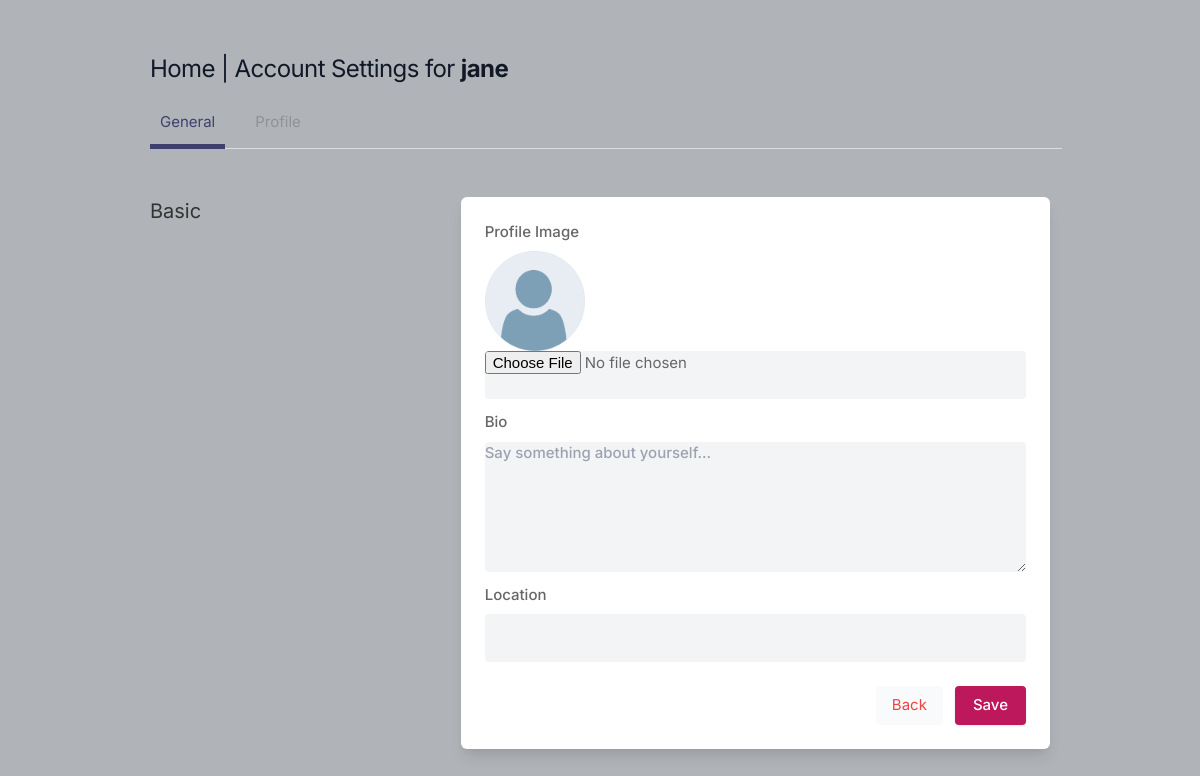
Page /settings (signed in) on the earlier database version.
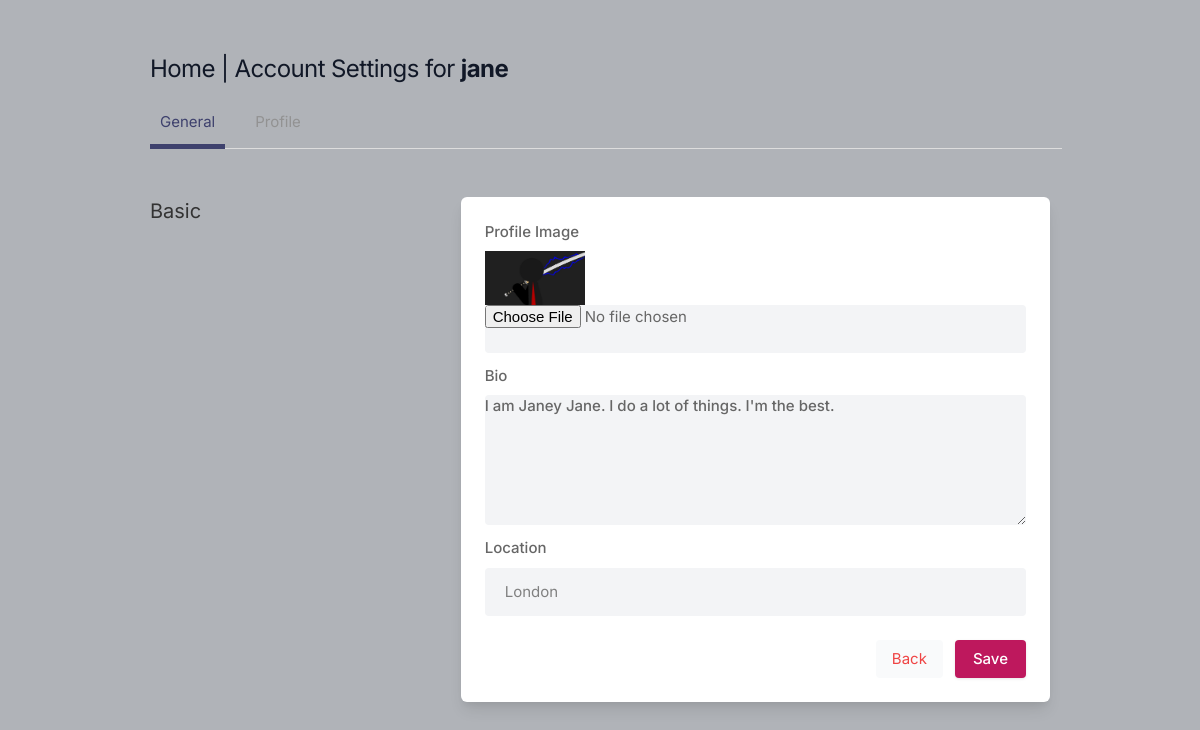
Same page on the later database version.
### core/models.py (models this page shows, shortened)
class Profile(models.Model):
    user = models.ForeignKey(User, on_delete=models.CASCADE)
    id_user = models.IntegerField()
    bio = models.TextField(blank=True)
    profileimg = models.ImageField(upload_to='profile_images', default='blank-profile-picture.png')
    location = models.CharField(max_length=100, blank=True)

### core/views.py (the view, shortened to what this page needs)
# urls.py: path('settings', views.settings, name='settings'),
@login_required(login_url='login')
def settings(request):
    user_profile = Profile.objects.get(user=request.user)
    return render(request, 'settings.html', {'user_profile':user_profile})

### templates/settings.html (shortened to what this page needs)
{% load static %}
<!DOCTYPE html>
<html lang="en">
<head>
    <link rel="stylesheet" href="{% static 'assets/css/icons.css' %}">
    <link rel="stylesheet" href="{% static 'assets/css/uikit.css' %}">
    <link rel="stylesheet" href="{% static 'assets/css/style.css' %}">
    <link rel="stylesheet" href="{% static 'assets/css/tailwind.css' %}">
</head>
<body>
            <div class="container m-auto">
                <h1 class="text-2xl leading-none text-gray-900 tracking-tight mt-3"><a href="/">Home</a> | Account Settings for <b>{{user.username}}</b></h1>
                <ul class="mt-5 -mr-3 flex-nowrap lg:overflow-hidden overflow-x-scroll uk-tab">
                    <li class="uk-active"><a href="#general">General</a></li>
                    <li><a href="#">Profile</a></li>
                </ul>
                <div class="grid lg:grid-cols-3 mt-12 gap-8">
                    <div>
                        <h3 class="text-xl mb-2"> Basic</h3>
                    </div>
                    <div class="bg-white rounded-md lg:shadow-lg shadow col-span-2">
                        <form action="" method="POST" enctype="multipart/form-data">
                            <div class="grid grid-cols-2 gap-3 lg:p-6 p-4">
                               <div class="col-span-2">
                                   <label for="" name="location">Profile Image</label>
                                   <img width="100" height="100" src="{{user_profile.profileimg.url}}" alt="" srcset="" />
                                   <input title="t" name="image" type="file" placeholder="" class="shadow-none bg-gray-100">
                               </div>
                                <div class="col-span-2">
                                    <label for="about">Bio</label>
                                    <textarea id="about" name="bio" placeholder="Say something about yourself..." rows="3"  class="shadow-none bg-gray-100">{{ user_profile.bio }}</textarea>
                                </div>
                                <div class="col-span-2">
                                    <label for="location" name="location"> Location</label>
                                    <input type="text" name="location" value="{{user_profile.location}}" class="shadow-none bg-gray-100">
                                </div>
                           </div>
                           <div class="bg-gray-10 p-6 pt-0 flex justify-end space-x-3">
                               <button class="p-2 px-4 rounded bg-gray-50 text-red-500"> <a href="/">Back</a></button>
                               <button type="submit" class="button bg-blue-700"> Save </button>
                           </div>
                        </form>
                    </div>
                    <br>
                </div>
            </div>
</body>
</html>

### static/assets/css/style.css (style rules this page uses)
body { background-color: #B0B3B8!important; }
button { vertical-align: middle; }
span.button, button.button { background-color: #be185d; top: 0; color: #fff; position: relative; padding: 8px 18px; line-height: 22px; position: relative; font-weight: 500; font-size: 15px; display: inline-block; -webkit-transition: all 0.2s ease-in-out; transition: all 0.2s ease-in-out; cursor: pointer; overflow: hidden; border: none; border-radius: 4px; -webkit-box-shadow: 0 1px 3px rgba(0, 0, 0, 0.1); box-shadow: 0 1px 3px rgba(0, 0, 0, 0.1); }
input { height: 48px; line-height: 48px; padding: 0 20px; outline: none; font-size: 15px; color: #808080; max-width: 100%; width: 100%; -webkit-box-sizing: border-box; box-sizing: border-box; display: block; font-weight: 400; opacity: 1; border-radius: 4px; border: none; -webkit-box-shadow: 0 1px 4px 0px rgba(0, 0, 0, 0.12); box-shadow: 0 1px 4px 0px rgba(0, 0, 0, 0.12); }
input[type="text"], input[type="password"], input[type="email"], input[type="number"] { height: 48px; line-height: 48px; padding: 0 20px; outline: none; font-size: 15px; color: #808080; max-width: 100%; width: 100%; -webkit-box-sizing: border-box; box-sizing: border-box; display: block; font-weight: 400; opacity: 1; border-radius: 4px; border: none; -webkit-box-shadow: 0 1px 4px 0px rgba(0, 0, 0, 0.12); box-shadow: 0 1px 4px 0px rgba(0, 0, 0, 0.12); }
textarea { height: 48px; line-height: 48px; padding: 0 20px; outline: none; font-size: 15px; color: #808080; margin: 0 0 16px 0; max-width: 100%; width: 100%; -webkit-box-sizing: border-box; box-sizing: border-box; display: block; background-color: #fff; font-weight: 500; opacity: 1; border-radius: 4px; border: none; -webkit-box-shadow: 0 1px 4px 0px rgba(0, 0, 0, 0.12); box-shadow: 0 1px 4px 0px rgba(0, 0, 0, 0.12); }
input { -webkit-transition: all 0.1s ease-in-out; transition: all 0.1s ease-in-out; }
::placeholder { color: #808080; opacity: 1; }
textarea { height: auto; line-height: 27px; padding: 20px; min-height: 130px; -webkit-transition: none !important; transition: none !important; min-width: 100%; }
label, legend { display: block; font-weight: bold; font-size: 15px; font-weight: 500; margin-bottom: 8px; }
button { border: none; margin: 0; padding: 0; width: auto; overflow: visible; background: transparent; color: inherit; font: inherit; line-height: normal; cursor: pointer; }
a { color: #be185d; -webkit-transition: 0.3s; transition: 0.3s; outline: none !important; }
button { outline: none !important; }
img { max-width: 100%; }
body { color: #666; font-size: 15px; line-height: 27px; background-color: #f0f2f5; font-family: "Inter", sans-serif; text-transform: none; }
h1, h2, h3, h4, h5, h6 { font-family: "Inter", sans-serif; text-transform: none; }
input[type="text"], input[type="password"], input[type="email"] { font-family: "Inter", sans-serif; text-transform: none; }
textarea, select { font-family: "Inter", sans-serif; text-transform: none; }
button, body .pac-container { font-family: "Inter", sans-serif; text-transform: none; }
h1, h2, h3, h4, h5, h6 { color: #333; font-weight: 500; margin: 0; padding: 0; }
h1 { font-size: 32px; }
h3 { font-size: 22px; }
b, strong { font-weight: 700 !important; }
@media (min-width: 1024px) { .container { max-width: 900px !important; padding-top: 45px; } }
.shadow-none { -webkit-box-shadow: none !important; box-shadow: none !important; }

Differences in the rows shown:
changed Profile: profileimg: picture added in place of a placeholder; bio (not shown) → "I am Janey Jane. I do a lot of things. I'm the best."; location (not shown) → "London"
